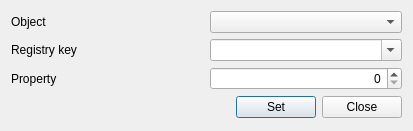
<?xml version="1.0" encoding="UTF-8"?>
<ui version="4.0">
 <class>AffichageDlg</class>
 <widget class="QDialog" name="AffichageDlg">
  <property name="geometry">
   <rect>
    <x>0</x>
    <y>0</y>
    <width>413</width>
    <height>131</height>
   </rect>
  </property>
  <property name="sizePolicy">
   <sizepolicy hsizetype="Preferred" vsizetype="Fixed">
    <horstretch>0</horstretch>
    <verstretch>0</verstretch>
   </sizepolicy>
  </property>
  <property name="windowTitle">
   <string>Dialog</string>
  </property>
  <layout class="QGridLayout" name="gridLayout">
   <item row="1" column="0">
    <widget class="QLabel" name="label_2">
     <property name="layoutDirection">
      <enum>Qt::RightToLeft</enum>
     </property>
     <property name="text">
      <string>Registry key</string>
     </property>
    </widget>
   </item>
   <item row="2" column="0">
    <widget class="QLabel" name="label">
     <property name="layoutDirection">
      <enum>Qt::RightToLeft</enum>
     </property>
     <property name="text">
      <string>Property</string>
     </property>
    </widget>
   </item>
   <item row="3" column="0" colspan="2">
    <layout class="QHBoxLayout" name="horizontalLayout">
     <item>
      <spacer name="horizontalSpacer">
       <property name="orientation">
        <enum>Qt::Horizontal</enum>
       </property>
       <property name="sizeHint" stdset="0">
        <size>
         <width>68</width>
         <height>20</height>
        </size>
       </property>
      </spacer>
     </item>
     <item>
      <widget class="QPushButton" name="pushButtonOK">
       <property name="text">
        <string>Set</string>
       </property>
      </widget>
     </item>
     <item>
      <widget class="QPushButton" name="pushButtonCancel">
       <property name="text">
        <string>Close</string>
       </property>
      </widget>
     </item>
    </layout>
   </item>
   <item row="0" column="1">
    <widget class="QComboBox" name="comboBoxObject">
     <property name="sizePolicy">
      <sizepolicy hsizetype="Preferred" vsizetype="Fixed">
       <horstretch>0</horstretch>
       <verstretch>0</verstretch>
      </sizepolicy>
     </property>
    </widget>
   </item>
   <item row="1" column="1">
    <widget class="QComboBox" name="comboBoxRegKey">
     <property name="sizePolicy">
      <sizepolicy hsizetype="Fixed" vsizetype="Fixed">
       <horstretch>0</horstretch>
       <verstretch>0</verstretch>
      </sizepolicy>
     </property>
     <property name="maximumSize">
      <size>
       <width>257</width>
       <height>16777215</height>
      </size>
     </property>
     <property name="editable">
      <bool>true</bool>
     </property>
    </widget>
   </item>
   <item row="0" column="0">
    <widget class="QLabel" name="label_3">
     <property name="layoutDirection">
      <enum>Qt::RightToLeft</enum>
     </property>
     <property name="text">
      <string>Object</string>
     </property>
    </widget>
   </item>
   <item row="2" column="1">
    <widget class="QSpinBox" name="spinBoxProperty">
     <property name="layoutDirection">
      <enum>Qt::LeftToRight</enum>
     </property>
     <property name="alignment">
      <set>Qt::AlignRight|Qt::AlignTrailing|Qt::AlignVCenter</set>
     </property>
     <property name="buttonSymbols">
      <enum>QAbstractSpinBox::UpDownArrows</enum>
     </property>
     <property name="maximum">
      <number>255</number>
     </property>
    </widget>
   </item>
  </layout>
 </widget>
 <resources/>
 <connections>
  <connection>
   <sender>pushButtonCancel</sender>
   <signal>clicked()</signal>
   <receiver>AffichageDlg</receiver>
   <slot>reject()</slot>
   <hints>
    <hint type="sourcelabel">
     <x>292</x>
     <y>103</y>
    </hint>
    <hint type="destinationlabel">
     <x>170</x>
     <y>64</y>
    </hint>
   </hints>
  </connection>
  <connection>
   <sender>pushButtonOK</sender>
   <signal>clicked()</signal>
   <receiver>AffichageDlg</receiver>
   <slot>accept()</slot>
   <hints>
    <hint type="sourcelabel">
     <x>214</x>
     <y>107</y>
    </hint>
    <hint type="destinationlabel">
     <x>116</x>
     <y>96</y>
    </hint>
   </hints>
  </connection>
 </connections>
</ui>
